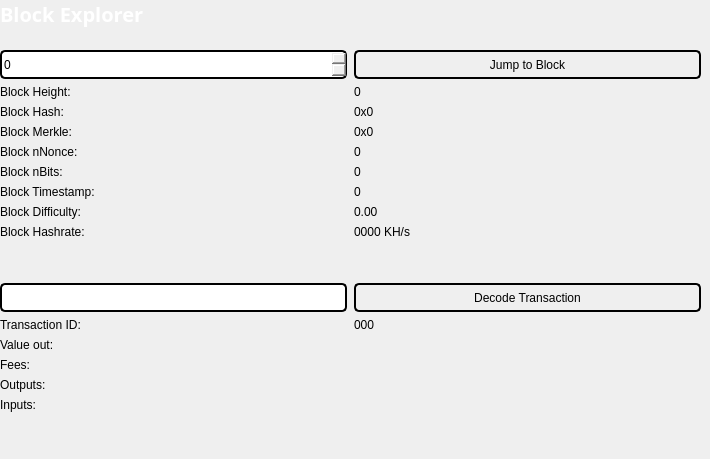
    <widget class="QWidget" name="widget" native="true">
     <widget class="QWidget" name="layoutWidget">
      <property name="geometry">
       <rect>
        <x>0</x>
        <y>0</y>
        <width>699</width>
        <height>27</height>
       </rect>
      </property>
      <layout class="QHBoxLayout" name="horizontalLayout_4">
       <property name="spacing">
        <number>7</number>
       </property>
       <item>
        <widget class="QLabel" name="label_5">
         <property name="font">
          <font>
           <family>Open Sans,sans-serif</family>
          </font>
         </property>
         <property name="text">
          <string>&lt;html&gt;&lt;head/&gt;&lt;body&gt;&lt;p&gt;&lt;span style=&quot; font-size:20px; font-weight:600; color:#ffffff;&quot;&gt;Block Explorer &lt;/span&gt;&lt;/p&gt;&lt;/body&gt;&lt;/html&gt;</string>
         </property>
        </widget>
       </item>
       <item>
        <spacer name="horizontalSpacer_2">
         <property name="orientation">
          <enum>Qt::Horizontal</enum>
         </property>
         <property name="sizeHint" stdset="0">
          <size>
           <width>40</width>
           <height>20</height>
          </size>
         </property>
        </spacer>
       </item>
      </layout>
     </widget>
     <widget class="QWidget" name="layoutWidget_2">
      <property name="geometry">
       <rect>
        <x>0</x>
        <y>50</y>
        <width>701</width>
        <height>400</height>
       </rect>
      </property>
      <layout class="QGridLayout" name="gridLayout_3" rowstretch="0,0,0,0,0,0,0,0,0,0,0,0,0,0,0,0,0,0,0" columnstretch="0,0">
       <property name="sizeConstraint">
        <enum>QLayout::SetDefaultConstraint</enum>
       </property>
       <property name="horizontalSpacing">
        <number>7</number>
       </property>
       <item row="18" column="0">
        <spacer name="verticalSpacer">
         <property name="orientation">
          <enum>Qt::Vertical</enum>
         </property>
         <property name="sizeHint" stdset="0">
          <size>
           <width>20</width>
           <height>40</height>
          </size>
         </property>
        </spacer>
       </item>
       <item row="12" column="1">
        <widget class="QPushButton" name="txButton">
         <property name="styleSheet">
          <string notr="true">
border-top-left-radius: 5px;
border-top-right-radius: 5px;
border-bottom-left-radius: 5px;
border-bottom-right-radius: 5px;
border: 2px solid #000000;
min-height: 25px;
max-height: 25px;</string>
         </property>
         <property name="text">
          <string>Decode Transaction</string>
         </property>
        </widget>
       </item>
       <item row="17" column="0">
        <widget class="QLabel" name="inputLabel">
         <property name="text">
          <string>Inputs:</string>
         </property>
         <property name="alignment">
          <set>Qt::AlignLeading|Qt::AlignLeft|Qt::AlignTop</set>
         </property>
        </widget>
       </item>
       <item row="10" column="1">
        <widget class="QLabel" name="pawBox">
         <property name="text">
          <string>0000 KH/s</string>
         </property>
        </widget>
       </item>
       <item row="14" column="0">
        <widget class="QLabel" name="valueLabel">
         <property name="text">
          <string>Value out:</string>
         </property>
        </widget>
       </item>
       <item row="13" column="0">
        <widget class="QLabel" name="txLabel">
         <property name="text">
          <string>Transaction ID:</string>
         </property>
        </widget>
       </item>
       <item row="9" column="1">
        <widget class="QLabel" name="hardBox">
         <property name="text">
          <string>0.00</string>
         </property>
        </widget>
       </item>
       <item row="13" column="1">
        <widget class="QLabel" name="txID">
         <property name="text">
          <string>000</string>
         </property>
        </widget>
       </item>
       <item row="17" column="1">
        <widget class="QLabel" name="inputBox">
         <property name="text">
          <string/>
         </property>
         <property name="alignment">
          <set>Qt::AlignLeading|Qt::AlignLeft|Qt::AlignTop</set>
         </property>
        </widget>
       </item>
       <item row="14" column="1">
        <widget class="QLabel" name="valueBox">
         <property name="text">
          <string/>
         </property>
        </widget>
       </item>
       <item row="9" column="0">
        <widget class="QLabel" name="hardLabel">
         <property name="text">
          <string>Block Difficulty:</string>
         </property>
        </widget>
       </item>
       <item row="1" column="0">
        <widget class="QSpinBox" name="heightBox">
         <property name="sizePolicy">
          <sizepolicy hsizetype="Preferred" vsizetype="Fixed">
           <horstretch>0</horstretch>
           <verstretch>0</verstretch>
          </sizepolicy>
         </property>
         <property name="styleSheet">
          <string notr="true">
border-top-left-radius: 5px;
border-top-right-radius: 5px;
border-bottom-left-radius: 5px;
border-bottom-right-radius: 5px;
border: 2px solid #000000;
min-height: 25px;
max-height: 25px;</string>
         </property>
         <property name="maximum">
          <number>99999999</number>
         </property>
        </widget>
       </item>
       <item row="3" column="0">
        <widget class="QLabel" name="heightLabel_2">
         <property name="text">
          <string>Block Height:</string>
         </property>
        </widget>
       </item>
       <item row="8" column="1">
        <widget class="QLabel" name="timeBox">
         <property name="text">
          <string>0</string>
         </property>
        </widget>
       </item>
       <item row="1" column="1">
        <widget class="QPushButton" name="blockButton">
         <property name="styleSheet">
          <string notr="true">
border-top-left-radius: 5px;
border-top-right-radius: 5px;
border-bottom-left-radius: 5px;
border-bottom-right-radius: 5px;
border: 2px solid #000000;
min-height: 25px;
max-height: 25px;</string>
         </property>
         <property name="text">
          <string>Jump to Block</string>
         </property>
        </widget>
       </item>
       <item row="5" column="0">
        <widget class="QLabel" name="merkleLabel">
         <property name="text">
          <string>Block Merkle:</string>
         </property>
        </widget>
       </item>
       <item row="4" column="0">
        <widget class="QLabel" name="hashLabel">
         <property name="text">
          <string>Block Hash:</string>
         </property>
        </widget>
       </item>
       <item row="15" column="1">
        <widget class="QLabel" name="feesBox">
         <property name="text">
          <string/>
         </property>
        </widget>
       </item>
       <item row="10" column="0">
        <widget class="QLabel" name="pawLabel">
         <property name="text">
          <string>Block Hashrate:</string>
         </property>
        </widget>
       </item>
       <item row="3" column="1">
        <widget class="QLabel" name="heightLabel">
         <property name="text">
          <string>0</string>
         </property>
        </widget>
       </item>
       <item row="15" column="0">
        <widget class="QLabel" name="feesLabel">
         <property name="text">
          <string>Fees:</string>
         </property>
        </widget>
       </item>
       <item row="7" column="0">
        <widget class="QLabel" name="bitsLabel">
         <property name="text">
          <string>Block nBits:</string>
         </property>
        </widget>
       </item>
       <item row="7" column="1">
        <widget class="QLabel" name="bitsBox">
         <property name="text">
          <string>0</string>
         </property>
        </widget>
       </item>
       <item row="5" column="1">
        <widget class="QLabel" name="merkleBox">
         <property name="minimumSize">
          <size>
           <width>187</width>
           <height>0</height>
          </size>
         </property>
         <property name="text">
          <string>0x0</string>
         </property>
        </widget>
       </item>
       <item row="16" column="0">
        <widget class="QLabel" name="outputLabel">
         <property name="text">
          <string>Outputs:</string>
         </property>
         <property name="alignment">
          <set>Qt::AlignLeading|Qt::AlignLeft|Qt::AlignTop</set>
         </property>
        </widget>
       </item>
       <item row="16" column="1">
        <widget class="QLabel" name="outputBox">
         <property name="text">
          <string/>
         </property>
         <property name="alignment">
          <set>Qt::AlignLeading|Qt::AlignLeft|Qt::AlignTop</set>
         </property>
        </widget>
       </item>
       <item row="6" column="0">
        <widget class="QLabel" name="nonceLabel">
         <property name="text">
          <string>Block nNonce:</string>
         </property>
        </widget>
       </item>
       <item row="6" column="1">
        <widget class="QLabel" name="nonceBox">
         <property name="text">
          <string>0</string>
         </property>
        </widget>
       </item>
       <item row="8" column="0">
        <widget class="QLabel" name="timeLabel">
         <property name="text">
          <string>Block Timestamp:</string>
         </property>
        </widget>
       </item>
       <item row="4" column="1">
        <widget class="QLabel" name="hashBox">
         <property name="enabled">
          <bool>true</bool>
         </property>
         <property name="sizePolicy">
          <sizepolicy hsizetype="Preferred" vsizetype="Preferred">
           <horstretch>0</horstretch>
           <verstretch>0</verstretch>
          </sizepolicy>
         </property>
         <property name="minimumSize">
          <size>
           <width>0</width>
           <height>0</height>
          </size>
         </property>
         <property name="text">
          <string>0x0</string>
         </property>
        </widget>
       </item>
       <item row="12" column="0">
        <widget class="QLineEdit" name="txBox">
         <property name="sizePolicy">
          <sizepolicy hsizetype="Preferred" vsizetype="Fixed">
           <horstretch>0</horstretch>
           <verstretch>0</verstretch>
          </sizepolicy>
         </property>
         <property name="styleSheet">
          <string notr="true">
border-top-left-radius: 5px;
border-top-right-radius: 5px;
border-bottom-left-radius: 5px;
border-bottom-right-radius: 5px;
border: 2px solid #000000;
min-height: 25px;
max-height: 25px;</string>
         </property>
         <property name="inputMask">
          <string comment="Transaction id" extracomment="Transaction id"/>
         </property>
         <property name="placeholderText">
          <string comment="Transaction ID" extracomment="Transaction ID"/>
         </property>
        </widget>
       </item>
       <item row="11" column="0">
        <spacer name="verticalSpacer_2">
         <property name="orientation">
          <enum>Qt::Vertical</enum>
         </property>
         <property name="sizeHint" stdset="0">
          <size>
           <width>20</width>
           <height>40</height>
          </size>
         </property>
        </spacer>
       </item>
      </layout>
     </widget>
    </widget>
